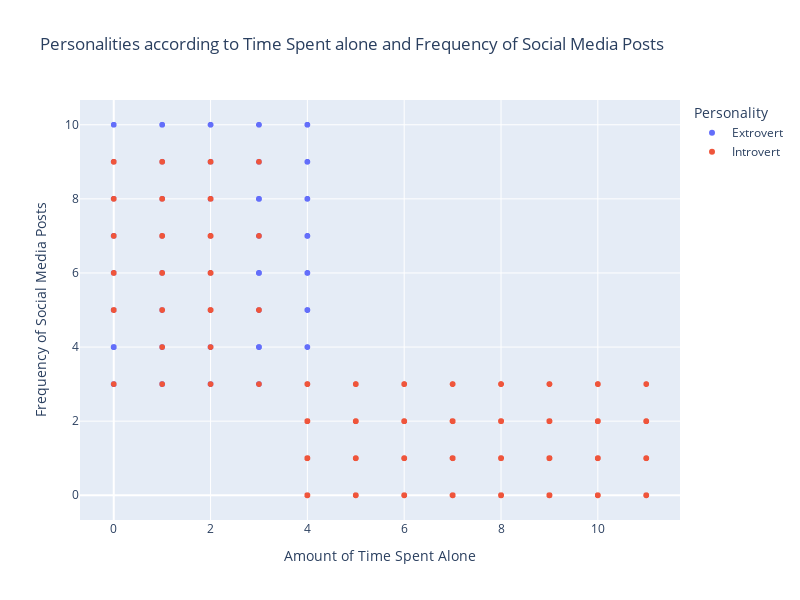

The notebook cell this image was saved under:
### Markdown cell above
### Real VS Digital Interaction

### Code cell
# Scatter plot of Time spent alone and Post frequency based on Personalities
fig = px.scatter(df_copy, x= "Time_spent_Alone", y= "Post_frequency", color= "Personality", 
                 title= "Personalities according to Time Spent alone and Frequency of Social Media Posts",
                 labels={'Time_spent_Alone': "Amount of Time Spent Alone", 'Post_frequency': "Frequency of Social Media Posts"},
                 hover_data=['Social_event_attendance', 'Friends_circle_size'])

fig.update_layout(height= 600, width = 800, 
                  xaxis_title="Amount of Time Spent Alone",
                  yaxis_title="Frequency of Social Media Posts")
                  
fig.show()

### Figure 1 — Plotly figure (JSON) as saved in the notebook; plotly's stock layout.template omitted (floating-point values rounded to 4 significant figures; data arrays with more than 128 entries replaced by an {"elided": "..."} marker saying what was removed)
{"data": [{"customdata": {"elided": "1431x2 float values"}, "hovertemplate": "Personality=Extrovert<br>Amount of Time Spent Alone=%{x}<br>Frequency of Social Media Posts=%{y}<br>Social_event_attendance=%{customdata[0]}<br>Friends_circle_size=%{customdata[1]}<extra></extra>", "legendgroup": "Extrovert", "marker": {"color": "#636efa", "symbol": "circle"}, "mode": "markers", "name": "Extrovert", "showlegend": true, "type": "scattergl", "x": {"elided": "1431 float values"}, "xaxis": "x", "y": {"elided": "1431 float values"}, "yaxis": "y"}, {"customdata": {"elided": "1345x2 float values"}, "hovertemplate": "Personality=Introvert<br>Amount of Time Spent Alone=%{x}<br>Frequency of Social Media Posts=%{y}<br>Social_event_attendance=%{customdata[0]}<br>Friends_circle_size=%{customdata[1]}<extra></extra>", "legendgroup": "Introvert", "marker": {"color": "#EF553B", "symbol": "circle"}, "mode": "markers", "name": "Introvert", "showlegend": true, "type": "scattergl", "x": {"elided": "1345 float values"}, "xaxis": "x", "y": {"elided": "1345 float values"}, "yaxis": "y"}], "layout": {"height": 600, "legend": {"title": {"text": "Personality"}, "tracegroupgap": 0}, "title": {"text": "Personalities according to Time Spent alone and Frequency of Social Media Posts"}, "width": 800, "xaxis": {"anchor": "y", "domain": [0, 1], "title": {"text": "Amount of Time Spent Alone"}}, "yaxis": {"anchor": "x", "domain": [0, 1], "title": {"text": "Frequency of Social Media Posts"}}}}
